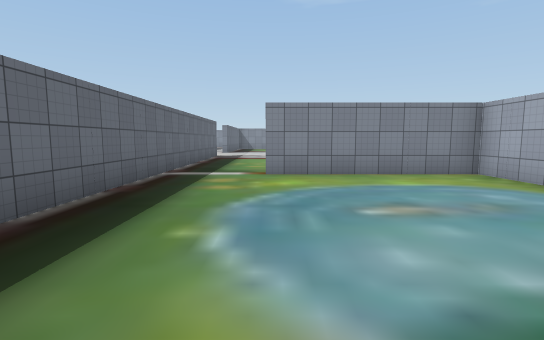
view 1 (above)

24 first-person views from a walk through a scene from a Unity 3-D project. The camera is 1.5 m above the floor, tilts 6° down and sees 85° across. The floor is counted in squares, 2 m on a side. Each view is taken from the middle of a square. On the plan, view 1 faces up. The plan holds only what a view shows up to about 10 squares ahead; the rest is blank. The place goes on beyond the plan. The player character is not drawn. Some surface patterns are stand-ins.

view 2
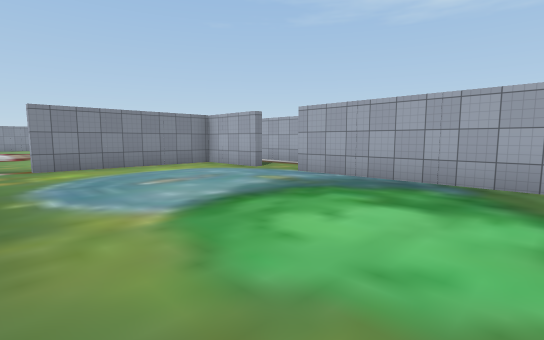

view 3
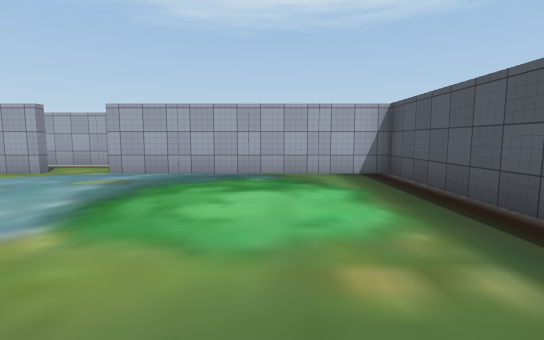

view 4
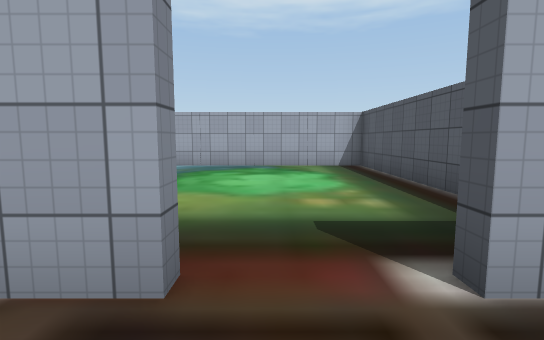

view 5
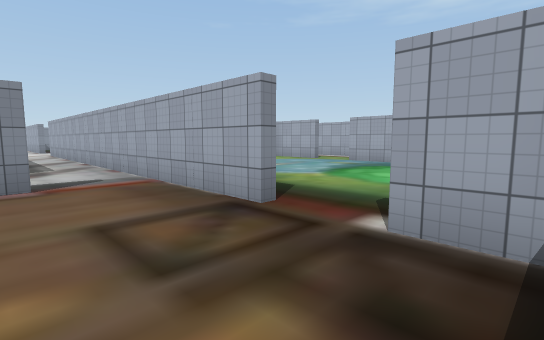

view 6
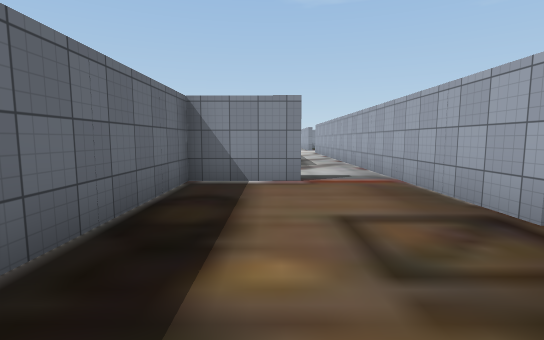

view 7
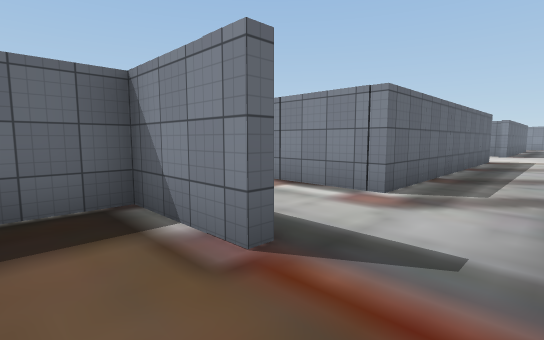

view 8
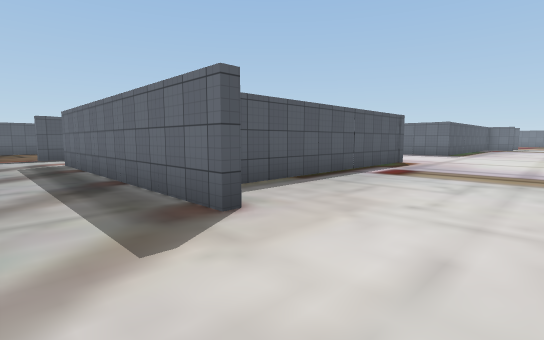

view 9
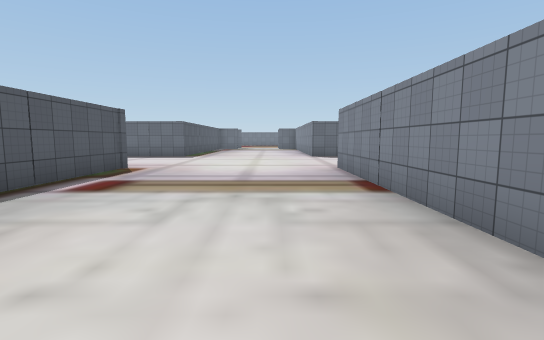

view 10
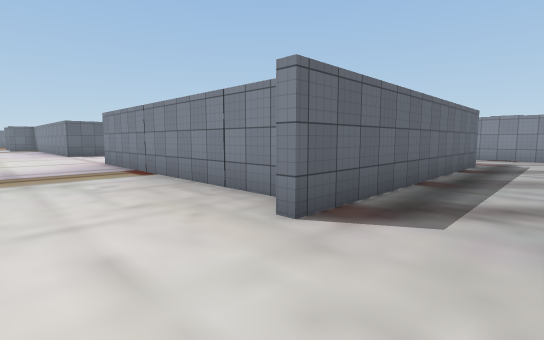

view 11
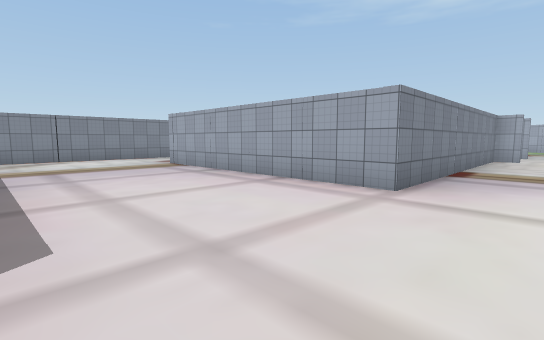

view 12
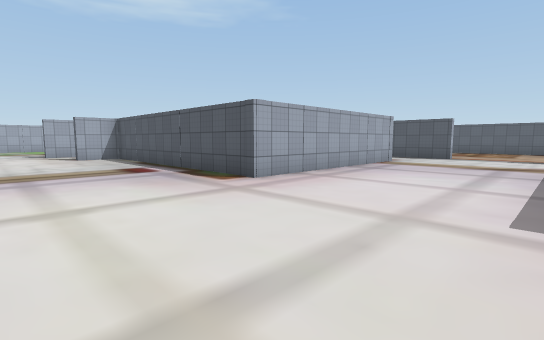

view 13
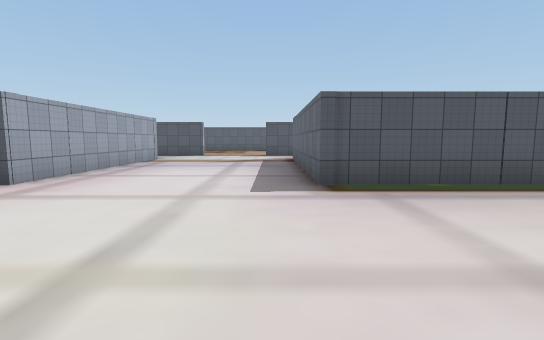

view 14
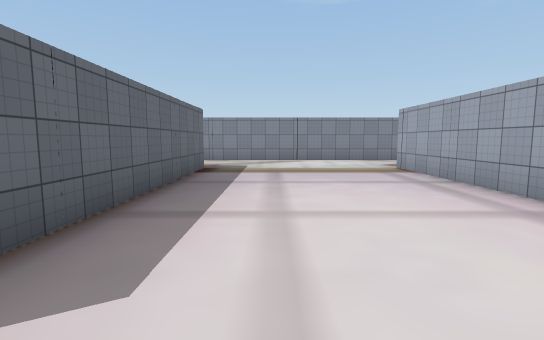

view 15
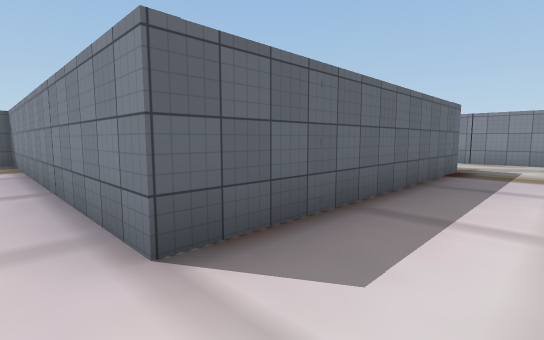

view 16
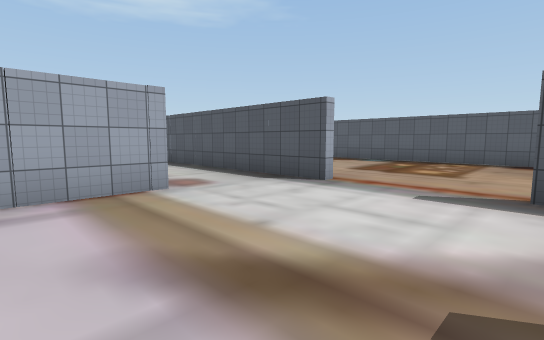

view 17
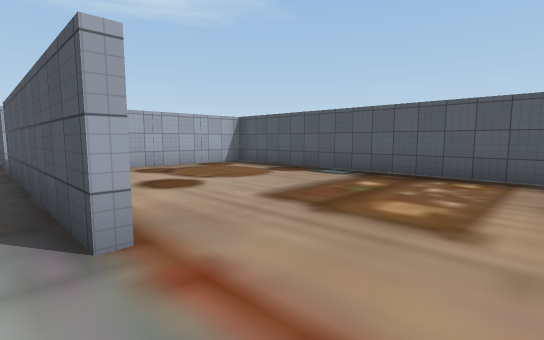

view 18
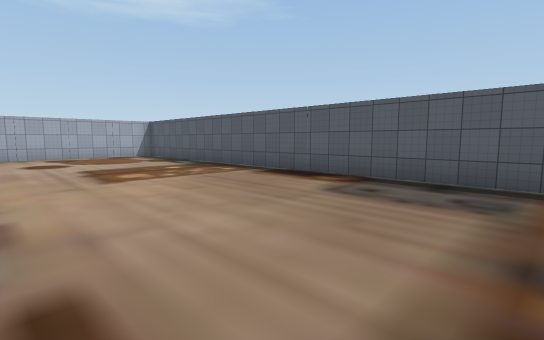

view 19
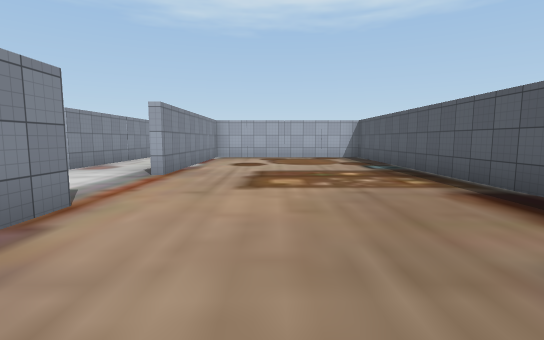

view 20
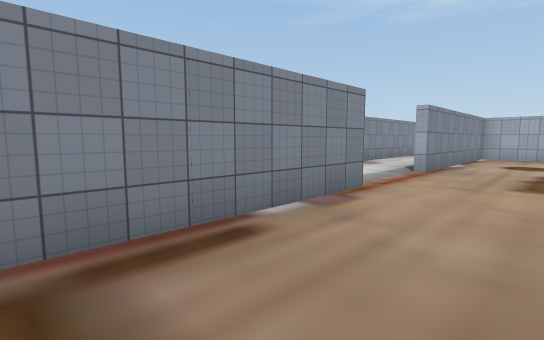

view 21
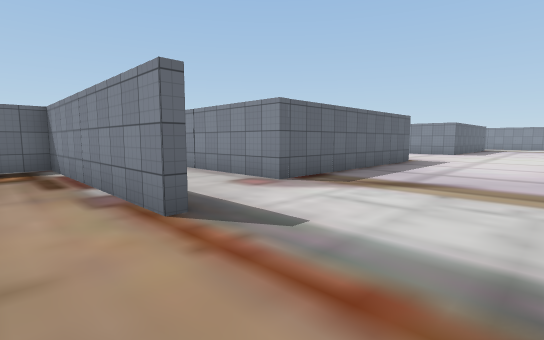

view 22
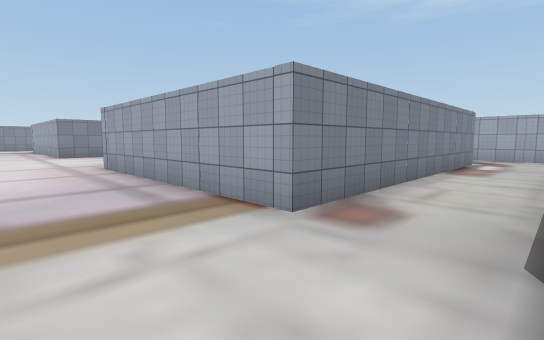

view 23
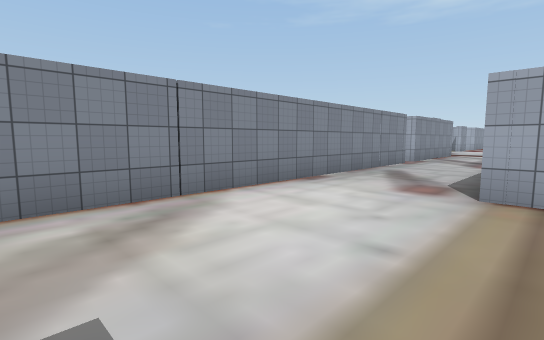

view 24
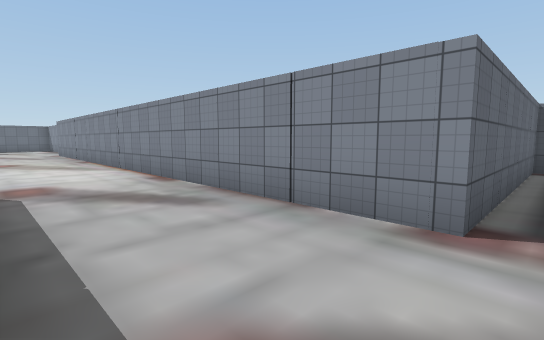

### Floor plan
Ten units are one square. View 1 is at (0, 0); x grows to the right and y downward. Boxes are objects, and circles mark ways between rooms. Rooms are numbered by the first view taken in them; rooms with no view inside come last. Other rooms are left out.
<svg viewBox="-220 -331 275 371">
<path fill="none" stroke="#000" d="M44 -40 44 -63 -2 -63M-1 35 44 35 44 -26M-24 -65 -24 -25M-48 -126 -48 -50M-50 -160 -50 -167 -127 -167 -127 -237M-127 -50 -127 -112 -60 -112M-90 -23 -140 -23M-140 -25 -125 -25M-215 -112 -178 -112 -178 -50 -212 -50M-48 -236 -48 -160M-44 -23 -65 -23 -65 15M-166 -23 -215 -23M-178 -237 -178 -167 -215 -167M-67 -265 -67 -270M-35 -266 -46 -266M-27 5 -27 -89M-79 31 -79 -15M-27 30 -27 20M-75 -326 -75 -266 -186 -266M-209 35 -82 35M-68 -25 -44 -25M-48 -50 -127 -50M-125 -25 -76 -25"/>
<circle cx="-20" cy="10" r="3" fill="#2a7"/>
<circle cx="-120" cy="-40" r="3" fill="#2a7"/>
<circle cx="-55" cy="-40" r="3" fill="#2a7"/>
<text x="10" y="-10">1</text>
<text x="-100" y="-130">2</text>
<text x="-70" y="-30">3</text>
</svg>
Room 1 opens to room 2. Room 2 opens to room 3.

Where each view was taken, in squares from view 1:
view 1: 0 up, 0 right, facing up
view 2: 2 down, 1 left, facing up-right
view 3: 1 down, 2 left, facing right
view 4: 1 down, 4 left, facing right
view 5: 3 down, 5 left, facing up-right
view 6: 3 down, 5 left, facing up
view 7: 1 up, 3 left, facing up-left
view 8: 15 up, 3 left, facing down-left
view 9: 15 up, 5 left, facing left
view 10: 14 up, 3 left, facing up-left
view 11: 15 up, 17 left, facing up-right
view 12: 15 up, 17 left, facing down-right
view 13: 16 up, 17 left, facing down
view 14: 16 up, 16 left, facing up
view 15: 16 up, 16 left, facing up-left
view 16: 7 up, 17 left, facing down-right
view 17: 3 up, 16 left, facing down-right
view 18: 2 up, 21 left, facing down-right
view 19: 0 up, 20 left, facing right
view 20: 0 up, 21 left, facing up-right
view 21: 1 up, 14 left, facing up-left
view 22: 3 up, 15 left, facing up-right
view 23: 23 up, 17 left, facing up-right
view 24: 24 up, 7 left, facing up-left
